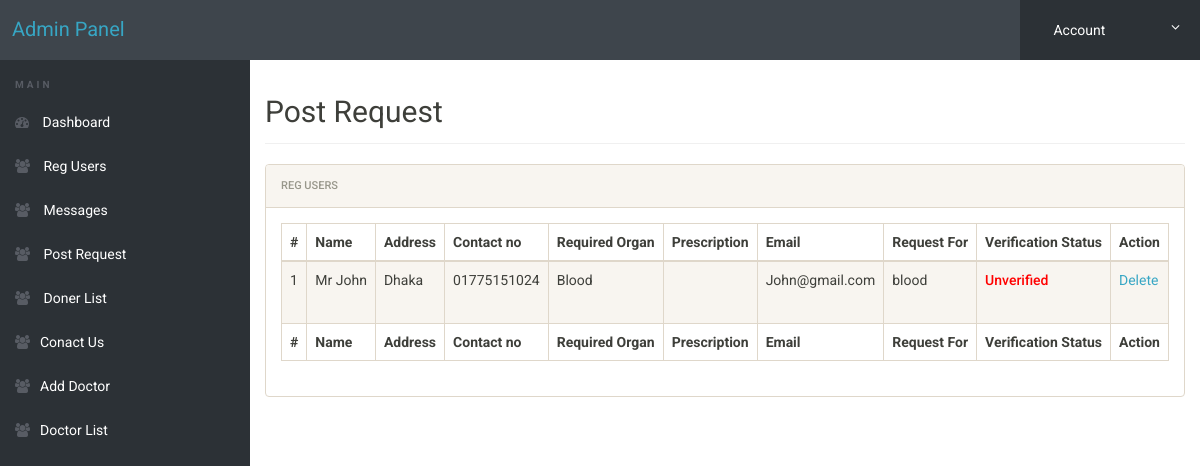
Page /admin/post-request.php (signed in) on the earlier database version.
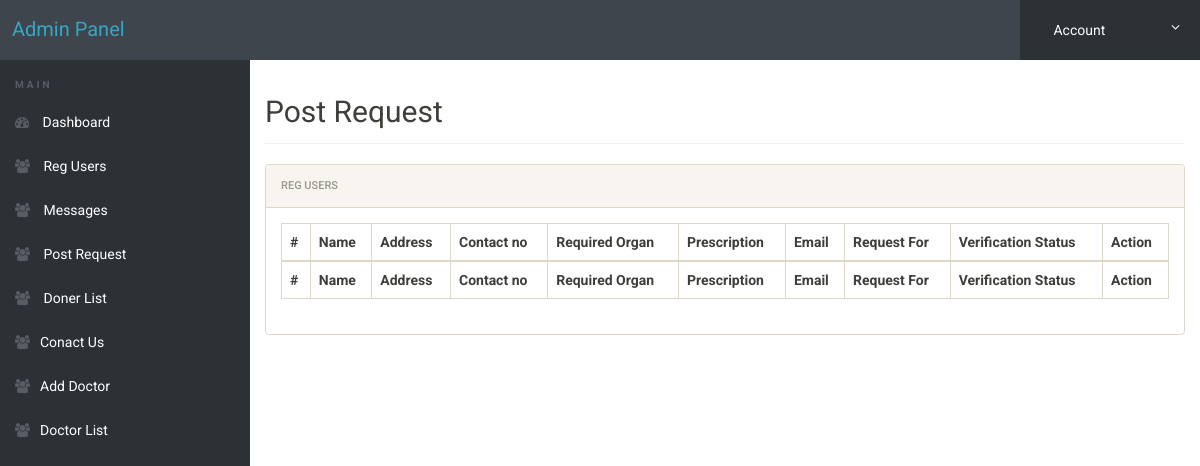
Same page on the later database version.
### tables this page shows
CREATE TABLE IF NOT EXISTS `post_request` (
  `id` int(10) NOT NULL AUTO_INCREMENT,
  `patientName` varchar(100) NOT NULL,
  `address` varchar(255) NOT NULL,
  `phone` varchar(30) NOT NULL,
  `requiredorgan` varchar(100) NOT NULL,
  `prescription` varchar(255) NOT NULL,
  `email` varchar(30) NOT NULL,
  `donate_user` varchar(100) NOT NULL,
  `action` int(11) NOT NULL DEFAULT 0,
  PRIMARY KEY (`id`)
);

### admin/post-request.php (the view, shortened to what this page needs)
<!doctype html>
<html lang="en" class="no-js">
<head>
	<link rel="stylesheet" href="css/font-awesome.min.css">
	<link rel="stylesheet" href="css/bootstrap.min.css">
	<link rel="stylesheet" href="css/dataTables.bootstrap.min.css">
	<link rel="stylesheet" href="css/bootstrap-social.css">
	<link rel="stylesheet" href="css/bootstrap-select.css">
	<link rel="stylesheet" href="css/fileinput.min.css">
	<link rel="stylesheet" href="css/awesome-bootstrap-checkbox.css">
	<link rel="stylesheet" href="css/style.css">
</head>
<body>
	<?php include('includes/header.php');?>
	<div class="ts-main-content">
		<?php include('includes/leftbar.php');?>
		<div class="content-wrapper">
			<div class="container-fluid">
				<div class="row">
					<div class="col-md-12">
						<h2 class="page-title">Post Request</h2>
						<div class="panel panel-default">
							<div class="panel-heading">Reg Users</div>
							<div class="panel-body">
								<table id="zctb" class="display table table-striped table-bordered table-hover" cellspacing="0" width="100%">
									<thead>
										<tr>
											<th>#</th>
											<th> Name</th>
											<th>Address </th>
											<th>Contact no</th>
											<th>Required Organ</th>
											<th>Prescription</th>
											<th>Email</th>
											<th>Request For</th>
											<th>Verification Status</th>
											<th>Action</th>
										</tr>
									</thead>
									<tfoot>
										<tr>
											<th>#</th>
											<th> Name</th>
											<th>Address </th>
											<th>Contact no</th>
											<th>Required Organ</th>
											<th>Prescription</th>
											<th>Email</th>
											<th>Request For</th>
											<th>Verification Status</th>
											<th>Action</th>
										</tr>
									</tfoot>
									<tbody>
<?php
    $query = "SELECT * FROM post_request";
	$result= mysqli_query($connect, $query);
foreach($result as $data)
{
?>
										<tr>
											<td> <?php echo $data['id']?></td>
											<td><?php echo $data['patientName']?></td>
											<td><?php echo $data['address']?></td>
											<td><?php echo $data['phone']?></td>
											<td><?php echo $data['requiredorgan']?></td>
											<td><img class='urprescription' src="../prescription_photo/<?php echo $data['prescription']?>" alt=""></td>
											<td><?php echo $data['email']?></td>
											<td><?php echo $data['donate_user']?></td>
											<td>
											<?php
$did = $data['id'];
											if($data['action'] == 1):
											?>	<p class="verify">Verified</p>
											<?php else:?>
											 <p class="unverify">Unverified</p></td>
											<?php endif;?>
											<td><a href="post-request.php?did=<?php echo $did?>">Delete</a></td>
										</tr>
<?php }?>
									</tbody>
								</table>
							</div>
						</div>
					</div>
				</div>
			</div>
		</div>
	</div>
</body>
</html>

Differences in the rows shown:
removed post_request: id "1", patientName "Mr John", address "Dhaka", phone "01775151024", requiredorgan "Blood", email "John@gmail.com", donate_user "blood", action "Unverified"
